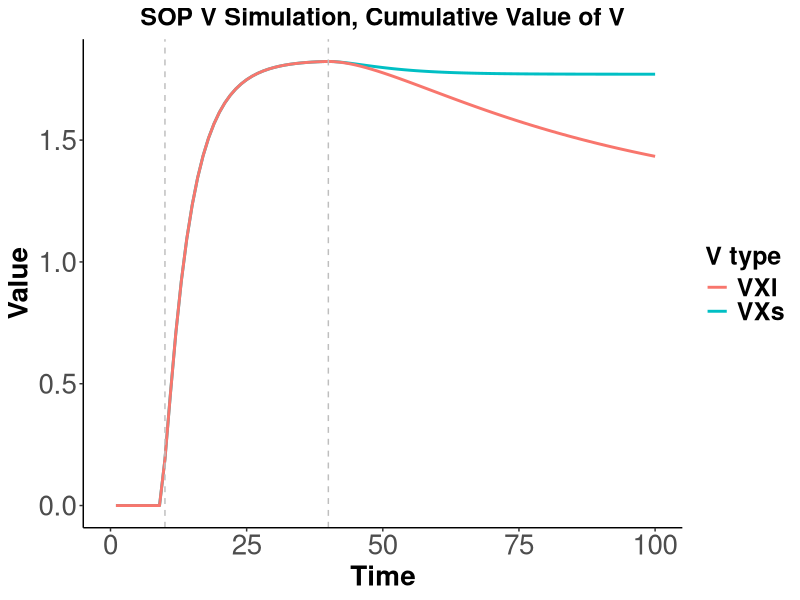

R code for this plot:
input = list()
input$sorQp1 = .8
input$sorXp1 = .6

#input$sor2Qp1 = .1
#input$sor2Xp1 = .05

input$sorQon1 = c(10,40)
input$sorXon1 = c(10,40)

input$sor2Qon1 = c(10,40)
input$sor2Xon1 = c(10,100)

input$sordur = 100
input$sorpd1 = 0.1
input$sorpd2 = 0.02

input$Lp = .5
input$Lm = input$Lp/5

sor = matrix(nrow = input$sordur, ncol = 32)

colnames(sor) = c('p1Q', 'p1X',
                  'pd1', 'pd2', 
                  'pIQ', 'pA1Q', 'pA2Q',
                  'pA1Qgain', 'pA1Qloss','pA2Qgain',
                  'pA2Qloss','pIQgain','pIQloss',
                  'pA1Qdelta', 'pA2Qdelta', 'pIQdelta',

                  'pIX', 'pA1X', 'pA2X',
                  'pA1Xgain', 'pA1Xloss','pA2Xgain',
                  'pA2Xloss','pIXgain','pIXloss',
                  'pA1Xdelta', 'pA2Xdelta', 'pIXdelta',
                  'Ve', 'Vi', 'Vdelta', 'V'
                  )

sor[,'p1Q'] = 0 # set as 0 to init
sor[,'p1X'] = 0


sor[input$sorQon1[1]:input$sorQon[2],'p1Q'] = input$sorQp1
sor[input$sorXon1[1]:input$sorXon[2],'p1X'] = input$sorXp1

sor[,'pd1'] = input$sorpd1     # set decay rate
sor[,'pd2'] = input$sorpd2     # set decay rate

sor[,'pIQ'] = 1                 # Make I numeric
sor[,'pIX'] = 1   

sor2 = sor

sor2[input$sor2Qon1[1]:input$sor2Qon1[2],'p1Q'] = input$sorQp1
sor2[input$sor2Xon1[1]:input$sor2Xon1[2],'p1X'] = input$sorXp1

# run moment by moment simulation
for (i in 1:nrow(sor)){
    if (i == 1){
        
        #SOR
        sor[i,'pIQ'] = 1 - sor[i,'p1Q'] # This will be 1 as long as p1 = 0
        
        # Deltas calculate
        sor[i,'pA1Qgain'] = sor[i,'p1Q']
        sor[i,'pA1Qloss'] = sor[i,'pA1Qgain'] * sor[i,'pd1']
        sor[i,'pA1Qdelta'] = sor[i,'pA1Qgain'] - sor[i,'pA1Qloss']
        
        sor[i,'pA2Qgain'] = sor[i,'pA1Qloss']
        sor[i,'pA2Qloss'] = sor[i,'pA2Qgain'] * sor[i,'pd2']
        sor[i,'pA2Qdelta'] = sor[i,'pA2Qgain'] - sor[i,'pA2Qloss']

        sor[i,'pIQgain'] = sor[i,'pA2Qloss']
        sor[i,'pIQloss'] = sor[i,'p1Q']
        sor[i,'pIQdelta'] = sor[i,'pIQgain'] - sor[i,'pIQloss']

        # Calculate proportions in each state
        sor[i,'pA1Q'] = sor[i,'pA1Qdelta']
        sor[i,'pA2Q'] = sor[i,'pA2Qdelta']
        sor[i,'pIQ'] = sor[i,'pIQ'] + sor[i,'pIQgain']

        # X
        sor[i,'pIX'] = 1 - sor[i,'p1X'] # This will be 1 as long as p1 = 0
        
        # Deltas calculate
        sor[i,'pA1Xgain'] = sor[i,'p1X']
        sor[i,'pA1Xloss'] = sor[i,'pA1Xgain'] * sor[i,'pd1']
        sor[i,'pA1Xdelta'] = sor[i,'pA1Xgain'] - sor[i,'pA1Xloss']
        
        sor[i,'pA2Xgain'] = sor[i,'pA1Xloss']
        sor[i,'pA2Xloss'] = sor[i,'pA2Xgain'] * sor[i,'pd2']
        sor[i,'pA2Xdelta'] = sor[i,'pA2Xgain'] - sor[i,'pA2Xloss']
        
        sor[i,'pIXgain'] = sor[i,'pA2Xloss']
        sor[i,'pIXloss'] = sor[i,'p1X']
        sor[i,'pIXdelta'] = sor[i,'pIXgain'] - sor[i,'pIXloss']
        
        # Calculate proportions in each state
        sor[i,'pA1X'] = sor[i,'pA1Xdelta']
        sor[i,'pA2X'] = sor[i,'pA2Xdelta']
        sor[i,'pIX'] = sor[i,'pIX'] + sor[i,'pIXgain']
        
        # Calculate V
        sor[i, 'Ve'] = sor[i, 'pA1X'] * sor[i, 'pA1Q'] * input$Lp
        sor[i, 'Vi'] = sor[i, 'pA1X'] * sor[i, 'pA2Q'] * input$Lm
        sor[i, 'Vdelta'] = sor[i, 'Ve'] - sor[i, 'Vi']
        sor[i, 'V'] = sum(sor[1:i, 'Vdelta'])
        
        # SOR 2
        sor2[i,'pIQ'] = 1 - sor2[i,'p1Q'] # This will be 1 as long as p1 = 0
        
        # Deltas calculate
        sor2[i,'pA1Qgain'] = sor2[i,'p1Q']
        sor2[i,'pA1Qloss'] = sor2[i,'pA1Qgain'] * sor2[i,'pd1']
        sor2[i,'pA1Qdelta'] = sor2[i,'pA1Qgain'] - sor2[i,'pA1Qloss']
        
        sor2[i,'pA2Qgain'] = sor2[i,'pA1Qloss']
        sor2[i,'pA2Qloss'] = sor2[i,'pA2Qgain'] * sor2[i,'pd2']
        sor2[i,'pA2Qdelta'] = sor2[i,'pA2Qgain'] - sor2[i,'pA2Qloss']
        
        sor2[i,'pIQgain'] = sor2[i,'pA2Qloss']
        sor2[i,'pIQloss'] = sor2[i,'p1Q']
        sor2[i,'pIQdelta'] = sor2[i,'pIQgain'] - sor2[i,'pIQloss']
        
        # Calculate proportions in each state
        sor2[i,'pA1Q'] = sor2[i,'pA1Qdelta']
        sor2[i,'pA2Q'] = sor2[i,'pA2Qdelta']
        sor2[i,'pIQ'] = sor2[i,'pIQ'] + sor2[i,'pIQgain']
        
        # X
        sor2[i,'pIX'] = 1 - sor2[i,'p1X'] # This will be 1 as long as p1 = 0
        
        # Deltas calculate
        sor2[i,'pA1Xgain'] = sor2[i,'p1X']
        sor2[i,'pA1Xloss'] = sor2[i,'pA1Xgain'] * sor2[i,'pd1']
        sor2[i,'pA1Xdelta'] = sor2[i,'pA1Xgain'] - sor2[i,'pA1Xloss']
        
        sor2[i,'pA2Xgain'] = sor2[i,'pA1Xloss']
        sor2[i,'pA2Xloss'] = sor2[i,'pA2Xgain'] * sor2[i,'pd2']
        sor2[i,'pA2Xdelta'] = sor2[i,'pA2Xgain'] - sor2[i,'pA2Xloss']
        
        sor2[i,'pIXgain'] = sor2[i,'pA2Xloss']
        sor2[i,'pIXloss'] = sor2[i,'p1X']
        sor2[i,'pIXdelta'] = sor2[i,'pIXgain'] - sor2[i,'pIXloss']
        
        # Calculate proportions in each state
        sor2[i,'pA1X'] = sor2[i,'pA1Xdelta']
        sor2[i,'pA2X'] = sor2[i,'pA2Xdelta']
        sor2[i,'pIX'] = sor2[i,'pIX'] + sor2[i,'pIXgain']
        
        # Calculate V
        sor2[i, 'Ve'] = sor2[i, 'pA1X'] * sor2[i, 'pA1Q'] * input$Lp
        sor2[i, 'Vi'] = sor2[i, 'pA1X'] * sor2[i, 'pA2Q'] * input$Lm
        sor2[i, 'Vdelta'] = sor2[i, 'Ve'] - sor2[i, 'Vi']
        sor2[i, 'V'] = sum(sor2[1:i, 'Vdelta'])

        
    } else {
        
        #SOR
        # Q
        
        sor[i,'pIQ'] = sor[i-1,'pIQ']
        
        sor[i,'pA1Qgain'] = sor[i,'pIQ'] * sor[i,'p1Q'] # how mauch is activated from I
        
        sor[i,'pA1Q'] = sor[i-1,'pA1Q'] + sor[i,'pA1Qgain'] # how much is there in total with carried over
        
        sor[i,'pA1Qloss'] = sor[i,'pA1Q'] * sor[i,'pd1'] # how much decays to A2
        
        sor[i,'pA1Q'] = sor[i,'pA1Q'] - sor[i,'pA1Qloss'] # how much is left after the decay
        
        sor[i,'pA1Qdelta'] = sor[i,'pA1Qgain'] - sor[i,'pA1Qloss']
        
        sor[i,'pA2Qgain'] = sor[i,'pA1Qloss'] # how much is gained from A1->A2 decay
        
        sor[i,'pA2Q'] = sor[i-1,'pA2Q'] + sor[i,'pA2Qgain'] # how much is there with carried over
        
        sor[i,'pA2Qloss'] = sor[i,'pA2Q'] * sor[i,'pd2'] # how much decays A2->I
        
        sor[i,'pA2Q'] = sor[i,'pA2Q'] - sor[i,'pA2Qloss'] # how much is left after A2->I decay
        
        sor[i,'pA2Qdelta'] = sor[i,'pA2Qgain'] - sor[i,'pA2Qloss']
        
        sor[i,'pIQgain'] = sor[i,'pA2Qloss'] # how much decayed from A2
        
        sor[i,'pIQloss'] = sor[i,'pA1Qgain']
        
        sor[i,'pIQ'] = sor[i,'pIQ'] + sor[i,'pIQgain'] - sor[i,'pIQloss']
        
        sor[i,'pIQdelta'] = sor[i,'pIQgain'] - sor[i,'pIQloss']
        
        # X
        
        sor[i,'pIX'] = sor[i-1,'pIX']
        
        sor[i,'pA1Xgain'] = sor[i,'pIX'] * sor[i,'p1X'] # how mauch is activated from I
        
        sor[i,'pA1X'] = sor[i-1,'pA1X'] + sor[i,'pA1Xgain'] # how much is there in total with carried over
        
        sor[i,'pA1Xloss'] = sor[i,'pA1X'] * sor[i,'pd1'] # how much decays to A2
        
        sor[i,'pA1X'] = sor[i,'pA1X'] - sor[i,'pA1Xloss'] # how much is left after the decay
        
        sor[i,'pA1Xdelta'] = sor[i,'pA1Xgain'] - sor[i,'pA1Xloss']
        
        sor[i,'pA2Xgain'] = sor[i,'pA1Xloss'] # how much is gained from A1->A2 decay
        
        sor[i,'pA2X'] = sor[i-1,'pA2X'] + sor[i,'pA2Xgain'] # how much is there with carried over
        
        sor[i,'pA2Xloss'] = sor[i,'pA2X'] * sor[i,'pd2'] # how much decays A2->I
        
        sor[i,'pA2X'] = sor[i,'pA2X'] - sor[i,'pA2Xloss'] # how much is left after A2->I decay
        
        sor[i,'pA2Xdelta'] = sor[i,'pA2Xgain'] - sor[i,'pA2Xloss']
        
        sor[i,'pIXgain'] = sor[i,'pA2Xloss'] # how much decayed from A2
        
        sor[i,'pIXloss'] = sor[i,'pA1Xgain']
        
        sor[i,'pIX'] = sor[i,'pIX'] + sor[i,'pIXgain'] - sor[i,'pIXloss']
        
        sor[i,'pIXdelta'] = sor[i,'pIXgain'] - sor[i,'pIXloss']
        
        # Calculate V
        sor[i, 'Ve'] = sor[i, 'pA1X'] * sor[i, 'pA1Q'] * input$Lp
        sor[i, 'Vi'] = sor[i, 'pA1X'] * sor[i, 'pA2Q'] * input$Lm
        sor[i, 'Vdelta'] = sor[i, 'Ve'] - sor[i, 'Vi']
        sor[i, 'V'] = sum(sor[1:i, 'Vdelta'])
        
        
        #SOR 2
        # Q
        
        sor2[i,'pIQ'] = sor2[i-1,'pIQ']
        
        sor2[i,'pA1Qgain'] = sor2[i,'pIQ'] * sor2[i,'p1Q'] # how mauch is activated from I
        
        sor2[i,'pA1Q'] = sor2[i-1,'pA1Q'] + sor2[i,'pA1Qgain'] # how much is there in total with carried over
        
        sor2[i,'pA1Qloss'] = sor2[i,'pA1Q'] * sor2[i,'pd1'] # how much decays to A2
        
        sor2[i,'pA1Q'] = sor2[i,'pA1Q'] - sor2[i,'pA1Qloss'] # how much is left after the decay
        
        sor2[i,'pA1Qdelta'] = sor2[i,'pA1Qgain'] - sor2[i,'pA1Qloss']
        
        sor2[i,'pA2Qgain'] = sor2[i,'pA1Qloss'] # how much is gained from A1->A2 decay
        
        sor2[i,'pA2Q'] = sor2[i-1,'pA2Q'] + sor2[i,'pA2Qgain'] # how much is there with carried over
        
        sor2[i,'pA2Qloss'] = sor2[i,'pA2Q'] * sor2[i,'pd2'] # how much decays A2->I
        
        sor2[i,'pA2Q'] = sor2[i,'pA2Q'] - sor2[i,'pA2Qloss'] # how much is left after A2->I decay
        
        sor2[i,'pA2Qdelta'] = sor2[i,'pA2Qgain'] - sor2[i,'pA2Qloss']
        
        sor2[i,'pIQgain'] = sor2[i,'pA2Qloss'] # how much decayed from A2
        
        sor2[i,'pIQloss'] = sor2[i,'pA1Qgain']
        
        sor2[i,'pIQ'] = sor2[i,'pIQ'] + sor2[i,'pIQgain'] - sor2[i,'pIQloss']
        
        sor2[i,'pIQdelta'] = sor2[i,'pIQgain'] - sor2[i,'pIQloss']
        
        # X
        
        sor2[i,'pIX'] = sor2[i-1,'pIX']
        
        sor2[i,'pA1Xgain'] = sor2[i,'pIX'] * sor2[i,'p1X'] # how mauch is activated from I
        
        sor2[i,'pA1X'] = sor2[i-1,'pA1X'] + sor2[i,'pA1Xgain'] # how much is there in total with carried over
        
        sor2[i,'pA1Xloss'] = sor2[i,'pA1X'] * sor2[i,'pd1'] # how much decays to A2
        
        sor2[i,'pA1X'] = sor2[i,'pA1X'] - sor2[i,'pA1Xloss'] # how much is left after the decay
        
        sor2[i,'pA1Xdelta'] = sor2[i,'pA1Xgain'] - sor2[i,'pA1Xloss']
        
        sor2[i,'pA2Xgain'] = sor2[i,'pA1Xloss'] # how much is gained from A1->A2 decay
        
        sor2[i,'pA2X'] = sor2[i-1,'pA2X'] + sor2[i,'pA2Xgain'] # how much is there with carried over
        
        sor2[i,'pA2Xloss'] = sor2[i,'pA2X'] * sor2[i,'pd2'] # how much decays A2->I
        
        sor2[i,'pA2X'] = sor2[i,'pA2X'] - sor2[i,'pA2Xloss'] # how much is left after A2->I decay
        
        sor2[i,'pA2Xdelta'] = sor2[i,'pA2Xgain'] - sor2[i,'pA2Xloss']
        
        sor2[i,'pIXgain'] = sor2[i,'pA2Xloss'] # how much decayed from A2
        
        sor2[i,'pIXloss'] = sor2[i,'pA1Xgain']
        
        sor2[i,'pIX'] = sor2[i,'pIX'] + sor2[i,'pIXgain'] - sor2[i,'pIXloss']
        
        sor2[i,'pIXdelta'] = sor2[i,'pIXgain'] - sor2[i,'pIXloss']
        
        # Calculate V
        sor2[i, 'Ve'] = sor2[i, 'pA1X'] * sor2[i, 'pA1Q'] * input$Lp
        sor2[i, 'Vi'] = sor2[i, 'pA1X'] * sor2[i, 'pA2Q'] * input$Lm
        sor2[i, 'Vdelta'] = sor2[i, 'Ve'] - sor2[i, 'Vi']
        sor2[i, 'V'] = sum(sor2[1:i, 'Vdelta'])
        

    }
}



library(ggplot2)
#library(jtools)

sor = as.data.frame(sor)
sor$time = c(1:nrow(sor))
sor = sor[1:input$sordur,]

sor2 = as.data.frame(sor2)
sor2$time = c(1:nrow(sor2))
sor2 = sor2[1:input$sordur,]

text1 = 20
text2 = 18

pv = as.data.frame(cbind(sor$time, sor$V, sor2$V))
names(pv) = c('time', 'Vh', 'Vl')

png("vplh.png", width = 800, height = 400)
pltit = "SOP V Simulation, Cumulative Value of V"
ggplot(data=pv, aes(x = time, y=Vh, color="VXs")) +
    geom_line(size = 1) +
    geom_line(aes(y=Vl, colour = 'VXl'), size = 1) +
    theme_classic() + 
    geom_vline(xintercept = input$sorQon1[1], linetype = "dashed", colour = 'grey') + 
    geom_vline(xintercept = input$sorQon1[2], linetype = "dashed", colour = 'grey') +
    theme(legend.text = element_text(size = text2, face = "bold"), legend.title = element_text(size=text2, face="bold")) + 
    scale_color_discrete(name = "V type") + theme(axis.text=element_text(size=text1),
                                                  axis.title=element_text(size=text1,face="bold"), axis.text.x = element_text(size = text1),
                                                  axis.text.y = element_text(size = text1)) + 
    scale_x_continuous(name="Time", limits=c(0, input$sordur)) + scale_y_continuous(name="Value") + 
    ggtitle(pltit) + 
    theme(plot.title = element_text(size = text2, face = "bold", hjust = 0.5)) 
dev.off()

# png("vplot_1.png", width = 800, height = 400)
# 
# text1 = 20
# text2 = 18
# 
# pltit = "A. SOP V Simulation, Stimulus Activation"
# ggplot(data=as.data.frame(sor), aes(x = time, y=pA1X, group=1, color="X" )) +
#     geom_line(size = 1) + geom_line(aes(y=pA2X, colour = 'X'), size = 1, linetype = 'longdash') +
#     geom_line(aes(y=pA1Q, colour = 'Q'), size = 1) +
#     geom_line(aes(y=pA2Q, colour = 'Q'), size = 1, linetype = 'longdash') +
#     theme_classic() + 
#     geom_vline(xintercept = input$sorQon1[1], linetype = "dashed", colour = 'grey') + 
#     geom_vline(xintercept = input$sorQon1[2], linetype = "dashed", colour = 'grey') +
#     theme(legend.text = element_text(size = text2, face = "bold"), legend.title = element_text(size=text2, face="bold")) + 
#     scale_color_discrete(name = "Stimulus") + theme(axis.text=element_text(size=text1),
#                                                axis.title=element_text(size=text1,face="bold"), axis.text.x = element_text(size = text1),
#                                                axis.text.y = element_text(size = text1)) + 
#     scale_x_continuous(name="Time", limits=c(0, input$sordur)) + scale_y_continuous(name="Activation") + 
#     ggtitle(pltit) + 
#     theme(plot.title = element_text(size = text2, face = "bold", hjust = 0.5)) 
# dev.off()
# 
# png("vplot_2.png", width = 800, height = 400)
# 
# pltit = "B. SOP V Simulation, Cumulative Value of V"
# ggplot(data=as.data.frame(sor), aes(x = time, y=V, color="Cum V")) +
#     geom_line(size = 1) +
#     theme_classic() + 
#     geom_vline(xintercept = input$sorQon1[1], linetype = "dashed", colour = 'grey') + 
#     geom_vline(xintercept = input$sorQon1[2], linetype = "dashed", colour = 'grey') +
#     theme(legend.text = element_text(size = text2, face = "bold"), legend.title = element_text(size=text2, face="bold")) + 
#     scale_color_discrete(name = "V type") + theme(axis.text=element_text(size=text1),
#                                                     axis.title=element_text(size=text1,face="bold"), axis.text.x = element_text(size = text1),
#                                                     axis.text.y = element_text(size = text1)) + 
#     scale_x_continuous(name="Time", limits=c(0, input$sordur)) + scale_y_continuous(name="Value") + 
#     ggtitle(pltit) + 
#     theme(plot.title = element_text(size = text2, face = "bold", hjust = 0.5)) 
# dev.off()
# 
# png("vplot_3.png", width = 800, height = 400)
# 
# pltit = "C. SOP V Simulation, Delta V"
# ggplot(data=as.data.frame(sor), aes(x = time, y=V, color="Cumulative V")) +
#     geom_line(aes(y=Vdelta, colour = 'dV'), size = 1, linetype = 'longdash') +
#     geom_line(aes(y=Ve, colour = 'dV+'), size = 1, linetype = 'longdash') +
#     geom_line(aes(y=Vi, colour = 'dV-'), size = 1, linetype = 'longdash') +
#     theme_classic() + 
#     geom_vline(xintercept = input$sorQon1[1], linetype = "dashed", colour = 'grey') + 
#     geom_vline(xintercept = input$sorQon1[2], linetype = "dashed", colour = 'grey') +
#     theme(legend.text = element_text(size = text2, face = "bold"), legend.title = element_text(size=text2, face="bold")) + 
#     scale_color_discrete(name = "V type") + theme(axis.text=element_text(size=text1),
#                                                   axis.title=element_text(size=text1,face="bold"), axis.text.x = element_text(size = text1),
#                                                   axis.text.y = element_text(size = text1)) + 
#     scale_x_continuous(name="Time", limits=c(0, input$sordur)) + scale_y_continuous(name="Value") + 
#     ggtitle(pltit) + 
#     theme(plot.title = element_text(size = text2, face = "bold", hjust = 0.5)) 
# dev.off()
